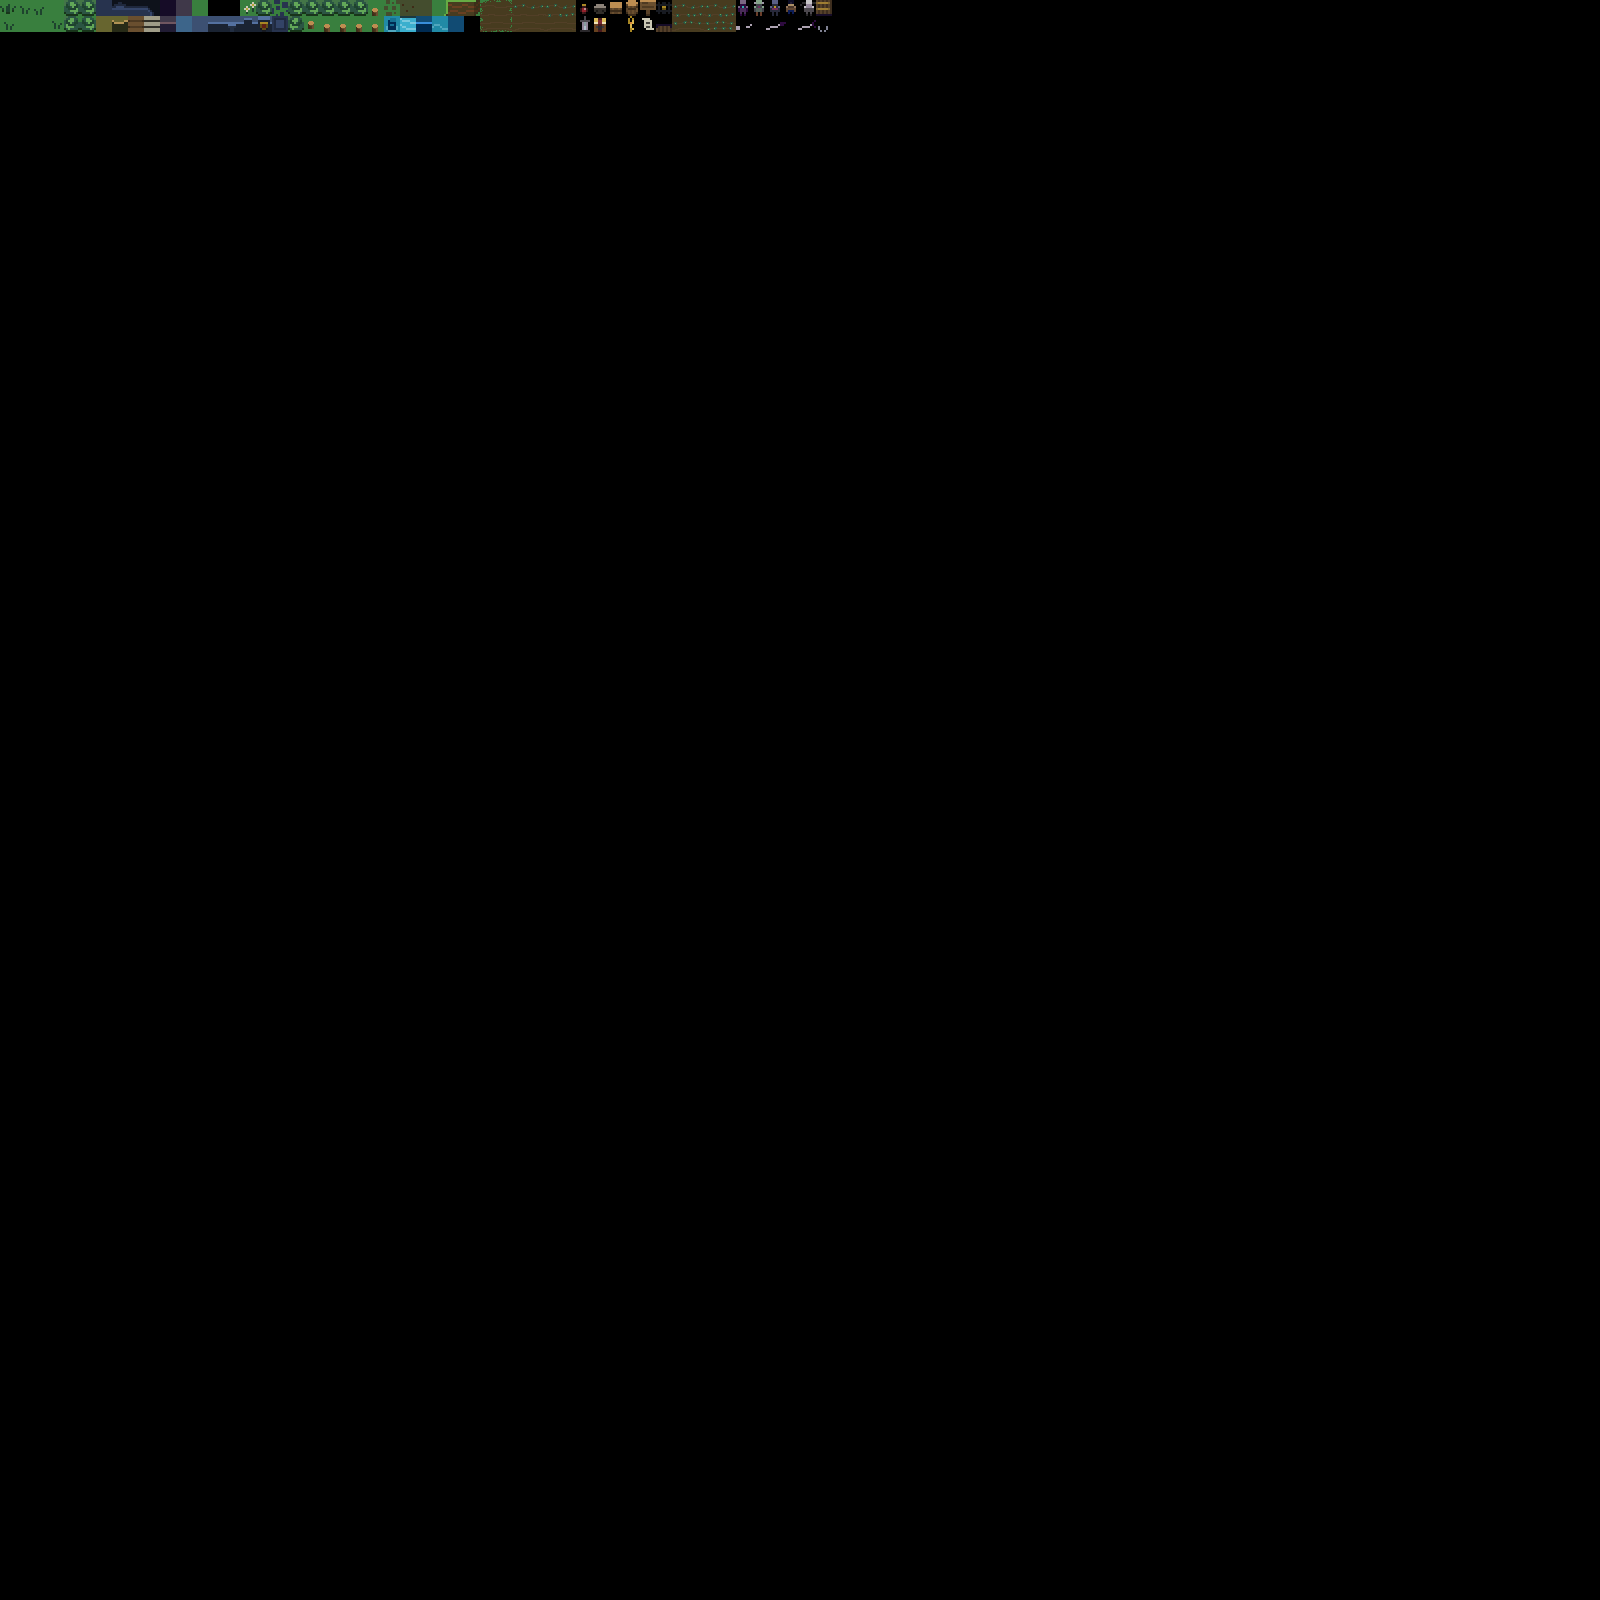

A level layout from a 2D game, rendered from its tile map. Below: a short description, then the map file with tile-grid data replaced by summaries:
An orthogonal 50x50 tile map with 32x32 px tiles, 1 tile layer (Tile Layer 1).

<map version="1.0" orientation="orthogonal" width="50" height="50" tilewidth="32" tileheight="32">
 <tileset firstgid="1" source="scale32from16.tsx" />
 <layer name="Tile Layer 1" width="50" height="50">
  <data>[2500 cells, 83 non-empty, 83 distinct tile ids]</data>
 </layer>
</map>
